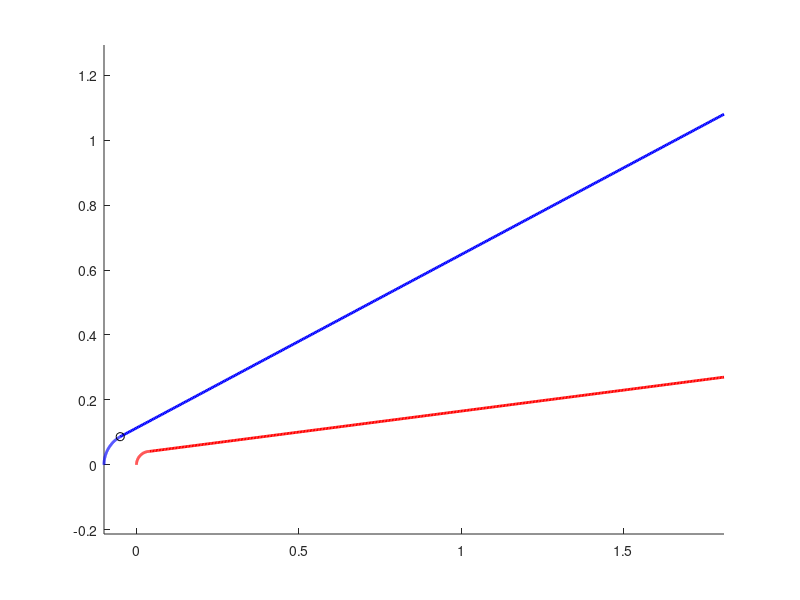

The MATLAB script that drew this image:
function [xl, xu] = sharpb2()
% 2D axisymmetric cone profile using polar coordinates for caps
% Nose tip at (0,0), base tip at (1.91,0)

% Parameters (meters)
R  = 0.27;     % base radius
rt = 0.0415;   % nose radius
ax = 0.10;     % base cap length
L  = 1.81;     % cone length (nose tip to base plane)

N = 400;

%% 1) Nose cap (circle) — polar
theta1 = linspace(0, pi/2, N);     % quarter circle
x1 = rt * (1 - cos(theta1));
r1 = rt * sin(theta1);

%% 2) Cone (straight line)
x2 = linspace(rt, L, N);
r2 = rt + (R - rt) * (x2 - rt) / (L - rt);

% %% 3) Base cap (ellipse) — polar-like parameterization
% theta3 = linspace(pi/2, 0, N);
% x3 = L + ax * cos(theta3);
% r3 = R * sin(theta3);

%% Combine upper profile
x = [x1, x2(2:end)];
r = [r1, r2(2:end)];

xl = [x(:) r(:)];

ra = 0.1;   % nose radius
theta1 = linspace(pi, pi/1.5, N);   
x1 = ra * cos(theta1);
r1 = ra * sin(theta1);

x2 = linspace(x1(end), L, N);
r2 = r1(end) + (4*R - r1(end)) * (x2 - x1(end)) / (L - x1(end));

xu = [x1(:) r1(:); x2(:) r2(:)];

figure(1); clf;
hold on;
plot(xl(:,1), xl(:,2), '-r','LineWidth', 2);
plot(xu(:,1), xu(:,2), '-b','LineWidth', 2);
plot(x1(end), r1(end), 'ok');
axis equal;

end